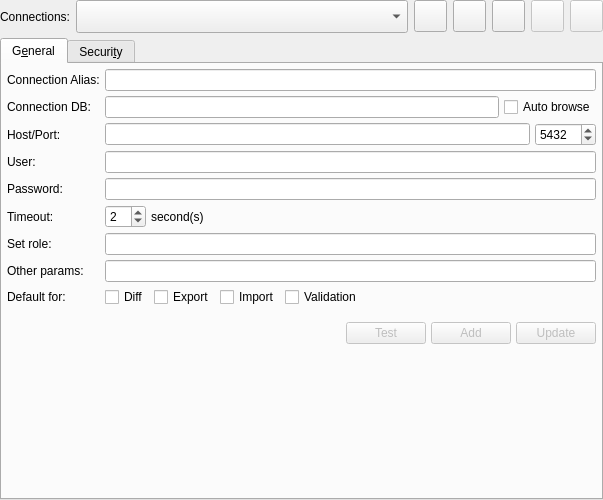
<?xml version="1.0" encoding="UTF-8"?>
<ui version="4.0">
 <class>ConnectionsConfigWidget</class>
 <widget class="QWidget" name="ConnectionsConfigWidget">
  <property name="geometry">
   <rect>
    <x>0</x>
    <y>0</y>
    <width>603</width>
    <height>500</height>
   </rect>
  </property>
  <property name="minimumSize">
   <size>
    <width>600</width>
    <height>500</height>
   </size>
  </property>
  <property name="windowTitle">
   <string>Edit database connections</string>
  </property>
  <layout class="QGridLayout" name="gridLayout_2">
   <property name="leftMargin">
    <number>0</number>
   </property>
   <property name="topMargin">
    <number>0</number>
   </property>
   <property name="rightMargin">
    <number>0</number>
   </property>
   <property name="bottomMargin">
    <number>0</number>
   </property>
   <property name="spacing">
    <number>5</number>
   </property>
   <item row="1" column="0" colspan="2">
    <widget class="QTabWidget" name="conn_attribs_tbw">
     <property name="currentIndex">
      <number>0</number>
     </property>
     <property name="iconSize">
      <size>
       <width>22</width>
       <height>22</height>
      </size>
     </property>
     <widget class="QWidget" name="tab">
      <attribute name="icon">
       <iconset resource="../../res/resources.qrc">
        <normaloff>:/icons/icons/attribute.png</normaloff>:/icons/icons/attribute.png</iconset>
      </attribute>
      <attribute name="title">
       <string>G&amp;eneral</string>
      </attribute>
      <layout class="QGridLayout" name="gridLayout">
       <property name="leftMargin">
        <number>5</number>
       </property>
       <property name="topMargin">
        <number>5</number>
       </property>
       <property name="rightMargin">
        <number>5</number>
       </property>
       <property name="bottomMargin">
        <number>5</number>
       </property>
       <property name="spacing">
        <number>5</number>
       </property>
       <item row="10" column="0" colspan="2">
        <layout class="QHBoxLayout" name="horizontalLayout_2">
         <property name="spacing">
          <number>5</number>
         </property>
         <item>
          <spacer name="horizontalSpacer">
           <property name="orientation">
            <enum>Qt::Orientation::Horizontal</enum>
           </property>
           <property name="sizeHint" stdset="0">
            <size>
             <width>40</width>
             <height>20</height>
            </size>
           </property>
          </spacer>
         </item>
         <item>
          <widget class="QPushButton" name="test_tb">
           <property name="enabled">
            <bool>false</bool>
           </property>
           <property name="sizePolicy">
            <sizepolicy hsizetype="Preferred" vsizetype="Preferred">
             <horstretch>0</horstretch>
             <verstretch>0</verstretch>
            </sizepolicy>
           </property>
           <property name="maximumSize">
            <size>
             <width>16777215</width>
             <height>16777215</height>
            </size>
           </property>
           <property name="text">
            <string>Test</string>
           </property>
           <property name="icon">
            <iconset resource="../../res/resources.qrc">
             <normaloff>:/icons/icons/connection.png</normaloff>:/icons/icons/connection.png</iconset>
           </property>
           <property name="iconSize">
            <size>
             <width>25</width>
             <height>25</height>
            </size>
           </property>
          </widget>
         </item>
         <item>
          <widget class="QPushButton" name="add_tb">
           <property name="enabled">
            <bool>false</bool>
           </property>
           <property name="sizePolicy">
            <sizepolicy hsizetype="Preferred" vsizetype="Preferred">
             <horstretch>0</horstretch>
             <verstretch>0</verstretch>
            </sizepolicy>
           </property>
           <property name="maximumSize">
            <size>
             <width>16777215</width>
             <height>16777215</height>
            </size>
           </property>
           <property name="text">
            <string>Add</string>
           </property>
           <property name="icon">
            <iconset resource="../../res/resources.qrc">
             <normaloff>:/icons/icons/add.png</normaloff>:/icons/icons/add.png</iconset>
           </property>
           <property name="iconSize">
            <size>
             <width>25</width>
             <height>25</height>
            </size>
           </property>
          </widget>
         </item>
         <item>
          <widget class="QPushButton" name="update_tb">
           <property name="enabled">
            <bool>false</bool>
           </property>
           <property name="sizePolicy">
            <sizepolicy hsizetype="Preferred" vsizetype="Preferred">
             <horstretch>0</horstretch>
             <verstretch>0</verstretch>
            </sizepolicy>
           </property>
           <property name="maximumSize">
            <size>
             <width>16777215</width>
             <height>16777215</height>
            </size>
           </property>
           <property name="text">
            <string>Update</string>
           </property>
           <property name="icon">
            <iconset resource="../../res/resources.qrc">
             <normaloff>:/icons/icons/refresh.png</normaloff>:/icons/icons/refresh.png</iconset>
           </property>
           <property name="iconSize">
            <size>
             <width>25</width>
             <height>25</height>
            </size>
           </property>
          </widget>
         </item>
        </layout>
       </item>
       <item row="11" column="0">
        <spacer name="verticalSpacer">
         <property name="orientation">
          <enum>Qt::Orientation::Vertical</enum>
         </property>
         <property name="sizeHint" stdset="0">
          <size>
           <width>20</width>
           <height>40</height>
          </size>
         </property>
        </spacer>
       </item>
       <item row="3" column="0">
        <widget class="QLabel" name="user_lbl">
         <property name="sizePolicy">
          <sizepolicy hsizetype="Fixed" vsizetype="Preferred">
           <horstretch>0</horstretch>
           <verstretch>0</verstretch>
          </sizepolicy>
         </property>
         <property name="text">
          <string>User:</string>
         </property>
        </widget>
       </item>
       <item row="0" column="1">
        <widget class="QLineEdit" name="alias_edt">
         <property name="minimumSize">
          <size>
           <width>0</width>
           <height>0</height>
          </size>
         </property>
         <property name="placeholderText">
          <string/>
         </property>
         <property name="clearButtonEnabled">
          <bool>true</bool>
         </property>
        </widget>
       </item>
       <item row="2" column="0">
        <widget class="QLabel" name="host_lbl">
         <property name="sizePolicy">
          <sizepolicy hsizetype="Fixed" vsizetype="Preferred">
           <horstretch>0</horstretch>
           <verstretch>0</verstretch>
          </sizepolicy>
         </property>
         <property name="text">
          <string>Host/Port:</string>
         </property>
        </widget>
       </item>
       <item row="4" column="0">
        <widget class="QLabel" name="passwd_lbl">
         <property name="sizePolicy">
          <sizepolicy hsizetype="Fixed" vsizetype="Preferred">
           <horstretch>0</horstretch>
           <verstretch>0</verstretch>
          </sizepolicy>
         </property>
         <property name="text">
          <string>Password:</string>
         </property>
        </widget>
       </item>
       <item row="3" column="1">
        <widget class="QLineEdit" name="user_edt">
         <property name="minimumSize">
          <size>
           <width>0</width>
           <height>0</height>
          </size>
         </property>
         <property name="text">
          <string/>
         </property>
         <property name="placeholderText">
          <string/>
         </property>
         <property name="clearButtonEnabled">
          <bool>true</bool>
         </property>
        </widget>
       </item>
       <item row="9" column="0">
        <spacer name="verticalSpacer_3">
         <property name="orientation">
          <enum>Qt::Orientation::Vertical</enum>
         </property>
         <property name="sizeType">
          <enum>QSizePolicy::Policy::Fixed</enum>
         </property>
         <property name="sizeHint" stdset="0">
          <size>
           <width>20</width>
           <height>10</height>
          </size>
         </property>
        </spacer>
       </item>
       <item row="8" column="1">
        <layout class="QHBoxLayout" name="horizontalLayout_5">
         <property name="spacing">
          <number>5</number>
         </property>
         <item>
          <widget class="QCheckBox" name="diff_chk">
           <property name="toolTip">
            <string/>
           </property>
           <property name="text">
            <string>Diff</string>
           </property>
          </widget>
         </item>
         <item>
          <widget class="QCheckBox" name="export_chk">
           <property name="text">
            <string>Export</string>
           </property>
          </widget>
         </item>
         <item>
          <widget class="QCheckBox" name="import_chk">
           <property name="text">
            <string>Import</string>
           </property>
          </widget>
         </item>
         <item>
          <widget class="QCheckBox" name="validation_chk">
           <property name="text">
            <string>Validation</string>
           </property>
          </widget>
         </item>
         <item>
          <spacer name="horizontalSpacer_3">
           <property name="orientation">
            <enum>Qt::Orientation::Horizontal</enum>
           </property>
           <property name="sizeHint" stdset="0">
            <size>
             <width>40</width>
             <height>20</height>
            </size>
           </property>
          </spacer>
         </item>
        </layout>
       </item>
       <item row="2" column="1">
        <layout class="QHBoxLayout" name="horizontalLayout">
         <property name="spacing">
          <number>5</number>
         </property>
         <item>
          <widget class="QLineEdit" name="host_edt">
           <property name="minimumSize">
            <size>
             <width>0</width>
             <height>0</height>
            </size>
           </property>
           <property name="text">
            <string/>
           </property>
           <property name="placeholderText">
            <string/>
           </property>
           <property name="clearButtonEnabled">
            <bool>true</bool>
           </property>
          </widget>
         </item>
         <item>
          <widget class="QSpinBox" name="port_sbp">
           <property name="minimum">
            <number>1</number>
           </property>
           <property name="maximum">
            <number>65535</number>
           </property>
           <property name="value">
            <number>5432</number>
           </property>
          </widget>
         </item>
        </layout>
       </item>
       <item row="5" column="1">
        <layout class="QHBoxLayout" name="horizontalLayout_7">
         <property name="spacing">
          <number>5</number>
         </property>
         <item>
          <widget class="QSpinBox" name="timeout_sbp">
           <property name="value">
            <number>2</number>
           </property>
          </widget>
         </item>
         <item>
          <widget class="QLabel" name="seconds_lbl">
           <property name="sizePolicy">
            <sizepolicy hsizetype="Expanding" vsizetype="Preferred">
             <horstretch>0</horstretch>
             <verstretch>0</verstretch>
            </sizepolicy>
           </property>
           <property name="text">
            <string>second(s)</string>
           </property>
          </widget>
         </item>
        </layout>
       </item>
       <item row="1" column="0">
        <widget class="QLabel" name="conn_db_lbl">
         <property name="sizePolicy">
          <sizepolicy hsizetype="Fixed" vsizetype="Preferred">
           <horstretch>0</horstretch>
           <verstretch>0</verstretch>
          </sizepolicy>
         </property>
         <property name="text">
          <string>Connection DB:</string>
         </property>
        </widget>
       </item>
       <item row="7" column="1">
        <layout class="QHBoxLayout" name="horizontalLayout_9">
         <property name="spacing">
          <number>5</number>
         </property>
         <item>
          <widget class="QLineEdit" name="other_params_edt">
           <property name="toolTip">
            <string>Specify additional connection parameters in the form [param]=[value]. These parameters are described in the &lt;strong&gt;libpq&lt;/strong&gt; chapter at PostgreSQL docs.</string>
           </property>
           <property name="statusTip">
            <string/>
           </property>
           <property name="clearButtonEnabled">
            <bool>true</bool>
           </property>
          </widget>
         </item>
        </layout>
       </item>
       <item row="5" column="0">
        <widget class="QLabel" name="timeout_lbl">
         <property name="sizePolicy">
          <sizepolicy hsizetype="Fixed" vsizetype="Preferred">
           <horstretch>0</horstretch>
           <verstretch>0</verstretch>
          </sizepolicy>
         </property>
         <property name="text">
          <string>Timeout:</string>
         </property>
        </widget>
       </item>
       <item row="0" column="0">
        <widget class="QLabel" name="alias_lbl">
         <property name="sizePolicy">
          <sizepolicy hsizetype="Fixed" vsizetype="Preferred">
           <horstretch>0</horstretch>
           <verstretch>0</verstretch>
          </sizepolicy>
         </property>
         <property name="text">
          <string>Connection Alias:</string>
         </property>
        </widget>
       </item>
       <item row="4" column="1">
        <widget class="QLineEdit" name="passwd_edt">
         <property name="echoMode">
          <enum>QLineEdit::EchoMode::Password</enum>
         </property>
         <property name="clearButtonEnabled">
          <bool>true</bool>
         </property>
        </widget>
       </item>
       <item row="8" column="0">
        <widget class="QLabel" name="options_lbl_2">
         <property name="sizePolicy">
          <sizepolicy hsizetype="Fixed" vsizetype="Preferred">
           <horstretch>0</horstretch>
           <verstretch>0</verstretch>
          </sizepolicy>
         </property>
         <property name="toolTip">
          <string>&lt;p&gt;Indicates in which operations (diff, export, import or validation) the connection is used if none is explicitly specified by the user.&lt;/p&gt;</string>
         </property>
         <property name="text">
          <string>Default for:</string>
         </property>
        </widget>
       </item>
       <item row="1" column="1">
        <layout class="QHBoxLayout" name="horizontalLayout_4">
         <property name="spacing">
          <number>5</number>
         </property>
         <item>
          <widget class="QLineEdit" name="conn_db_edt">
           <property name="sizePolicy">
            <sizepolicy hsizetype="Expanding" vsizetype="Fixed">
             <horstretch>0</horstretch>
             <verstretch>0</verstretch>
            </sizepolicy>
           </property>
           <property name="text">
            <string/>
           </property>
           <property name="placeholderText">
            <string/>
           </property>
           <property name="clearButtonEnabled">
            <bool>true</bool>
           </property>
          </widget>
         </item>
         <item>
          <widget class="QCheckBox" name="auto_browse_chk">
           <property name="toolTip">
            <string>Automatically browses the named database when using this connection to manage databases on &lt;strong&gt;Manage&lt;/strong&gt; view.</string>
           </property>
           <property name="statusTip">
            <string/>
           </property>
           <property name="text">
            <string>Auto browse</string>
           </property>
          </widget>
         </item>
        </layout>
       </item>
       <item row="6" column="1">
        <widget class="QLineEdit" name="set_role_edt">
         <property name="toolTip">
          <string>When successfully connecting to the database the current user will be switched to the one specified in this field via &lt;strong&gt;SET ROLE [role_name]&lt;/strong&gt;.</string>
         </property>
         <property name="statusTip">
          <string/>
         </property>
         <property name="clearButtonEnabled">
          <bool>true</bool>
         </property>
        </widget>
       </item>
       <item row="7" column="0">
        <widget class="QLabel" name="other_params_lbl">
         <property name="sizePolicy">
          <sizepolicy hsizetype="Fixed" vsizetype="Preferred">
           <horstretch>0</horstretch>
           <verstretch>0</verstretch>
          </sizepolicy>
         </property>
         <property name="text">
          <string>Other params:</string>
         </property>
        </widget>
       </item>
       <item row="6" column="0">
        <widget class="QLabel" name="set_role_lbl">
         <property name="sizePolicy">
          <sizepolicy hsizetype="Fixed" vsizetype="Preferred">
           <horstretch>0</horstretch>
           <verstretch>0</verstretch>
          </sizepolicy>
         </property>
         <property name="text">
          <string>Set role:</string>
         </property>
        </widget>
       </item>
      </layout>
     </widget>
     <widget class="QWidget" name="tab_2">
      <attribute name="icon">
       <iconset resource="../../res/resources.qrc">
        <normaloff>:/icons/icons/locker.png</normaloff>:/icons/icons/locker.png</iconset>
      </attribute>
      <attribute name="title">
       <string>Securi&amp;ty</string>
      </attribute>
      <layout class="QGridLayout" name="gridLayout_4">
       <property name="leftMargin">
        <number>5</number>
       </property>
       <property name="topMargin">
        <number>5</number>
       </property>
       <property name="rightMargin">
        <number>5</number>
       </property>
       <property name="bottomMargin">
        <number>5</number>
       </property>
       <property name="spacing">
        <number>5</number>
       </property>
       <item row="1" column="1">
        <widget class="QLineEdit" name="client_cert_edt">
         <property name="enabled">
          <bool>false</bool>
         </property>
         <property name="text">
          <string>~/.postgresql/postgresql.crt</string>
         </property>
         <property name="placeholderText">
          <string/>
         </property>
         <property name="clearButtonEnabled">
          <bool>true</bool>
         </property>
        </widget>
       </item>
       <item row="0" column="1">
        <layout class="QHBoxLayout" name="horizontalLayout_3">
         <property name="spacing">
          <number>5</number>
         </property>
         <item>
          <widget class="QComboBox" name="ssl_mode_cmb">
           <property name="minimumSize">
            <size>
             <width>200</width>
             <height>0</height>
            </size>
           </property>
           <property name="iconSize">
            <size>
             <width>28</width>
             <height>28</height>
            </size>
           </property>
           <item>
            <property name="text">
             <string>Disable</string>
            </property>
           </item>
           <item>
            <property name="text">
             <string>Allow</string>
            </property>
           </item>
           <item>
            <property name="text">
             <string>Require</string>
            </property>
           </item>
           <item>
            <property name="text">
             <string>AC verification</string>
            </property>
           </item>
           <item>
            <property name="text">
             <string>Full verification</string>
            </property>
           </item>
          </widget>
         </item>
         <item>
          <spacer name="horizontalSpacer_2">
           <property name="orientation">
            <enum>Qt::Orientation::Horizontal</enum>
           </property>
           <property name="sizeHint" stdset="0">
            <size>
             <width>40</width>
             <height>20</height>
            </size>
           </property>
          </spacer>
         </item>
        </layout>
       </item>
       <item row="3" column="1">
        <widget class="QLineEdit" name="root_cert_edt">
         <property name="enabled">
          <bool>false</bool>
         </property>
         <property name="text">
          <string>~/.postgresql/root.crt</string>
         </property>
         <property name="placeholderText">
          <string/>
         </property>
         <property name="clearButtonEnabled">
          <bool>true</bool>
         </property>
        </widget>
       </item>
       <item row="5" column="1">
        <layout class="QHBoxLayout" name="horizontalLayout_8">
         <property name="spacing">
          <number>5</number>
         </property>
         <item>
          <widget class="QLineEdit" name="krb_server_edt">
           <property name="enabled">
            <bool>true</bool>
           </property>
           <property name="clearButtonEnabled">
            <bool>true</bool>
           </property>
          </widget>
         </item>
         <item>
          <widget class="QCheckBox" name="gssapi_auth_chk">
           <property name="sizePolicy">
            <sizepolicy hsizetype="Fixed" vsizetype="Fixed">
             <horstretch>0</horstretch>
             <verstretch>0</verstretch>
            </sizepolicy>
           </property>
           <property name="text">
            <string>Force GSSAPI</string>
           </property>
          </widget>
         </item>
        </layout>
       </item>
       <item row="0" column="0">
        <widget class="QLabel" name="ssl_mode_lbl">
         <property name="sizePolicy">
          <sizepolicy hsizetype="Fixed" vsizetype="Preferred">
           <horstretch>0</horstretch>
           <verstretch>0</verstretch>
          </sizepolicy>
         </property>
         <property name="text">
          <string>SSL Mode:</string>
         </property>
        </widget>
       </item>
       <item row="2" column="0">
        <widget class="QLabel" name="client_key_lbl">
         <property name="enabled">
          <bool>false</bool>
         </property>
         <property name="sizePolicy">
          <sizepolicy hsizetype="Fixed" vsizetype="Preferred">
           <horstretch>0</horstretch>
           <verstretch>0</verstretch>
          </sizepolicy>
         </property>
         <property name="text">
          <string>Client Key:</string>
         </property>
        </widget>
       </item>
       <item row="4" column="1">
        <widget class="QLineEdit" name="crl_edt">
         <property name="enabled">
          <bool>false</bool>
         </property>
         <property name="text">
          <string>~/.postgresql/root.crl</string>
         </property>
         <property name="placeholderText">
          <string/>
         </property>
         <property name="clearButtonEnabled">
          <bool>true</bool>
         </property>
        </widget>
       </item>
       <item row="5" column="0">
        <widget class="QLabel" name="krb_server_lbl">
         <property name="enabled">
          <bool>true</bool>
         </property>
         <property name="sizePolicy">
          <sizepolicy hsizetype="Fixed" vsizetype="Preferred">
           <horstretch>0</horstretch>
           <verstretch>0</verstretch>
          </sizepolicy>
         </property>
         <property name="text">
          <string>Kerberos Server:</string>
         </property>
        </widget>
       </item>
       <item row="3" column="0">
        <widget class="QLabel" name="root_cert_lbl">
         <property name="enabled">
          <bool>false</bool>
         </property>
         <property name="sizePolicy">
          <sizepolicy hsizetype="Fixed" vsizetype="Preferred">
           <horstretch>0</horstretch>
           <verstretch>0</verstretch>
          </sizepolicy>
         </property>
         <property name="text">
          <string>Root Certificate:</string>
         </property>
        </widget>
       </item>
       <item row="4" column="0">
        <widget class="QLabel" name="crl_lbl">
         <property name="enabled">
          <bool>false</bool>
         </property>
         <property name="sizePolicy">
          <sizepolicy hsizetype="Fixed" vsizetype="Preferred">
           <horstretch>0</horstretch>
           <verstretch>0</verstretch>
          </sizepolicy>
         </property>
         <property name="text">
          <string>Revoked Certs.:</string>
         </property>
        </widget>
       </item>
       <item row="2" column="1">
        <widget class="QLineEdit" name="client_key_edt">
         <property name="enabled">
          <bool>false</bool>
         </property>
         <property name="text">
          <string>~/.postgresql/postgresql.key</string>
         </property>
         <property name="placeholderText">
          <string/>
         </property>
         <property name="clearButtonEnabled">
          <bool>true</bool>
         </property>
        </widget>
       </item>
       <item row="1" column="0">
        <widget class="QLabel" name="client_cert_lbl">
         <property name="enabled">
          <bool>false</bool>
         </property>
         <property name="sizePolicy">
          <sizepolicy hsizetype="Fixed" vsizetype="Preferred">
           <horstretch>0</horstretch>
           <verstretch>0</verstretch>
          </sizepolicy>
         </property>
         <property name="text">
          <string>Client Certificate:</string>
         </property>
        </widget>
       </item>
       <item row="6" column="1">
        <spacer name="verticalSpacer_2">
         <property name="orientation">
          <enum>Qt::Orientation::Vertical</enum>
         </property>
         <property name="sizeHint" stdset="0">
          <size>
           <width>20</width>
           <height>40</height>
          </size>
         </property>
        </spacer>
       </item>
      </layout>
     </widget>
    </widget>
   </item>
   <item row="0" column="0" colspan="2">
    <widget class="QWidget" name="conn_btns_wgt" native="true">
     <property name="sizePolicy">
      <sizepolicy hsizetype="Expanding" vsizetype="Fixed">
       <horstretch>0</horstretch>
       <verstretch>0</verstretch>
      </sizepolicy>
     </property>
     <property name="minimumSize">
      <size>
       <width>0</width>
       <height>0</height>
      </size>
     </property>
     <layout class="QHBoxLayout" name="horizontalLayout_6">
      <property name="leftMargin">
       <number>0</number>
      </property>
      <property name="topMargin">
       <number>0</number>
      </property>
      <property name="rightMargin">
       <number>0</number>
      </property>
      <property name="bottomMargin">
       <number>0</number>
      </property>
      <item>
       <widget class="QLabel" name="connections_lbl">
        <property name="sizePolicy">
         <sizepolicy hsizetype="Fixed" vsizetype="Preferred">
          <horstretch>0</horstretch>
          <verstretch>0</verstretch>
         </sizepolicy>
        </property>
        <property name="text">
         <string>Connections:</string>
        </property>
       </widget>
      </item>
      <item>
       <widget class="QComboBox" name="connections_cmb">
        <property name="sizePolicy">
         <sizepolicy hsizetype="Preferred" vsizetype="Preferred">
          <horstretch>0</horstretch>
          <verstretch>0</verstretch>
         </sizepolicy>
        </property>
        <property name="insertPolicy">
         <enum>QComboBox::InsertPolicy::InsertAtBottom</enum>
        </property>
        <property name="sizeAdjustPolicy">
         <enum>QComboBox::SizeAdjustPolicy::AdjustToMinimumContentsLengthWithIcon</enum>
        </property>
        <property name="iconSize">
         <size>
          <width>25</width>
          <height>25</height>
         </size>
        </property>
       </widget>
      </item>
      <item>
       <widget class="QToolButton" name="new_tb">
        <property name="enabled">
         <bool>true</bool>
        </property>
        <property name="toolTip">
         <string>Create new connection</string>
        </property>
        <property name="text">
         <string/>
        </property>
        <property name="icon">
         <iconset resource="../../res/resources.qrc">
          <normaloff>:/icons/icons/new.png</normaloff>:/icons/icons/new.png</iconset>
        </property>
        <property name="iconSize">
         <size>
          <width>25</width>
          <height>25</height>
         </size>
        </property>
       </widget>
      </item>
      <item>
       <widget class="QToolButton" name="cancel_tb">
        <property name="enabled">
         <bool>true</bool>
        </property>
        <property name="toolTip">
         <string>Cancel edition</string>
        </property>
        <property name="text">
         <string/>
        </property>
        <property name="icon">
         <iconset resource="../../res/resources.qrc">
          <normaloff>:/icons/icons/cancel.png</normaloff>:/icons/icons/cancel.png</iconset>
        </property>
        <property name="iconSize">
         <size>
          <width>25</width>
          <height>25</height>
         </size>
        </property>
       </widget>
      </item>
      <item>
       <widget class="QToolButton" name="duplicate_tb">
        <property name="enabled">
         <bool>true</bool>
        </property>
        <property name="toolTip">
         <string>Duplicate the selected connection</string>
        </property>
        <property name="text">
         <string/>
        </property>
        <property name="icon">
         <iconset resource="../../res/resources.qrc">
          <normaloff>:/icons/icons/duplicate.png</normaloff>:/icons/icons/duplicate.png</iconset>
        </property>
        <property name="iconSize">
         <size>
          <width>25</width>
          <height>25</height>
         </size>
        </property>
       </widget>
      </item>
      <item>
       <widget class="QToolButton" name="edit_tb">
        <property name="enabled">
         <bool>false</bool>
        </property>
        <property name="toolTip">
         <string>Edit selected connection</string>
        </property>
        <property name="text">
         <string/>
        </property>
        <property name="icon">
         <iconset resource="../../res/resources.qrc">
          <normaloff>:/icons/icons/edit.png</normaloff>:/icons/icons/edit.png</iconset>
        </property>
        <property name="iconSize">
         <size>
          <width>25</width>
          <height>25</height>
         </size>
        </property>
       </widget>
      </item>
      <item>
       <widget class="QToolButton" name="remove_tb">
        <property name="enabled">
         <bool>false</bool>
        </property>
        <property name="toolTip">
         <string>Delete selected connection</string>
        </property>
        <property name="text">
         <string/>
        </property>
        <property name="icon">
         <iconset resource="../../res/resources.qrc">
          <normaloff>:/icons/icons/delete.png</normaloff>:/icons/icons/delete.png</iconset>
        </property>
        <property name="iconSize">
         <size>
          <width>25</width>
          <height>25</height>
         </size>
        </property>
       </widget>
      </item>
     </layout>
    </widget>
   </item>
  </layout>
 </widget>
 <tabstops>
  <tabstop>conn_attribs_tbw</tabstop>
  <tabstop>alias_edt</tabstop>
  <tabstop>conn_db_edt</tabstop>
  <tabstop>auto_browse_chk</tabstop>
  <tabstop>host_edt</tabstop>
  <tabstop>port_sbp</tabstop>
  <tabstop>user_edt</tabstop>
  <tabstop>passwd_edt</tabstop>
  <tabstop>timeout_sbp</tabstop>
  <tabstop>other_params_edt</tabstop>
  <tabstop>diff_chk</tabstop>
  <tabstop>export_chk</tabstop>
  <tabstop>import_chk</tabstop>
  <tabstop>validation_chk</tabstop>
  <tabstop>test_tb</tabstop>
  <tabstop>add_tb</tabstop>
  <tabstop>update_tb</tabstop>
  <tabstop>ssl_mode_cmb</tabstop>
  <tabstop>client_cert_edt</tabstop>
  <tabstop>client_key_edt</tabstop>
  <tabstop>root_cert_edt</tabstop>
  <tabstop>crl_edt</tabstop>
  <tabstop>krb_server_edt</tabstop>
  <tabstop>gssapi_auth_chk</tabstop>
 </tabstops>
 <resources>
  <include location="../../res/resources.qrc"/>
 </resources>
 <connections/>
</ui>
